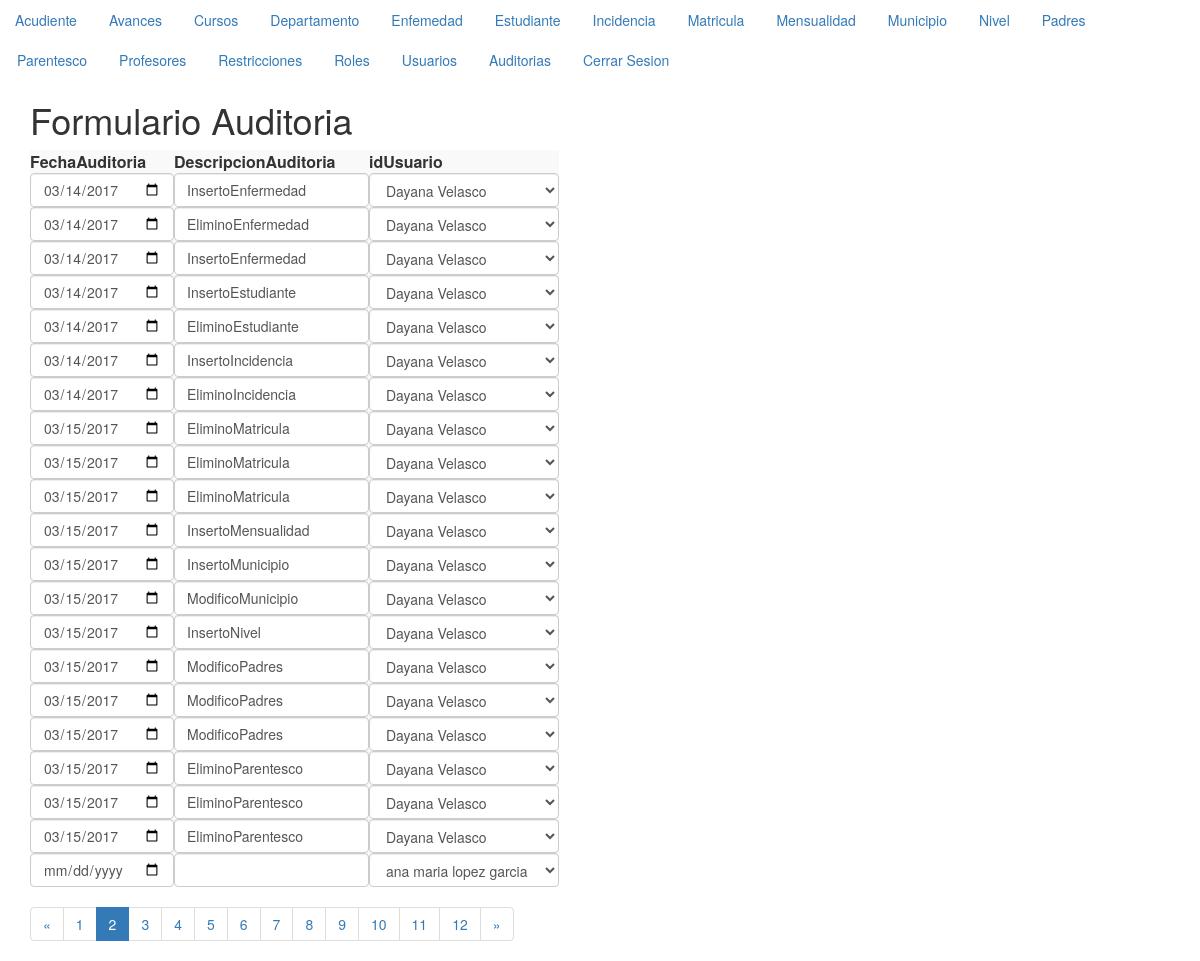
The page /formularioAuditorias.php?pag=2 (signed in) on the database its author committed.
### tables this page shows
CREATE TABLE IF NOT EXISTS `auditoria` (
  `idAuditoria` int(11) NOT NULL,
  `FechaAuditoria` date NOT NULL,
  `DescripcionAuditoria` varchar(80) NOT NULL,
  `idUsuarioAuditoria` int(11) NOT NULL
);

CREATE TABLE IF NOT EXISTS `usuario` (
  `idUsuario` int(11) NOT NULL,
  `nombreUsuario` varchar(50) NOT NULL,
  `correoUsuario` varchar(60) NOT NULL,
  `claveUsuario` varbinary(64) NOT NULL,
  `fechaRegistroUsuario` date NOT NULL,
  `celularUsuario` varchar(11) NOT NULL,
  `idRolesUsuario` tinyint(4) NOT NULL
);

### auditorias.php (called while the page is built, shortened)
<?php
   class Auditoria{
       private $_conexion;
       private $_paginacion = 10;
       function __construct($conexion, $idAuditoria, $FechaAuditoria, $DescripcionAuditoria, $idUsuarioAuditoria){
           $this->_conexion = $conexion;
       }
       function cantidadPaginas(){
           $cantidadBloques=mysqli_query($this->_conexion,
                "SELECT CEIL(COUNT(idAuditoria)/$this->_paginacion) AS cantidad FROM auditoria")
                  or die(mysqli_error($this->_conexion));
           $unRegistro=mysqli_fetch_array($cantidadBloques);
           return $unRegistro['cantidad'];
       }
       function listar($pagina){
           if ($pagina<=0){
               $listado = mysqli_query($this->_conexion,"SELECT * FROM Auditoria ORDER BY idAuditoria") or
               die (mysqli_error($this->_conexion));
           }else{
               $paginacionMax = $pagina * $this->_paginacion;
               $paginacionMin = $paginacionMax - $this->_paginacion;
               $listado = mysqli_query($this->_conexion,"SELECT * FROM Auditoria ORDER BY idAuditoria
               LIMIT $paginacionMin, $paginacionMax") or die(mysqli_error($this->_conexion));
           }
           return $listado;
       }
   }
?>

### usuario.php (called while the page is built, shortened)
<?php
   class Usuario{
       private $_conexion;
       private $_paginacion = 10;
       function __construct($conexion, $idUsuario, $nombreUsuario, $correoUsuario, $claveUsuario, $fechaRegistroUsuario, $celularUsuario, $idRolesUsuario){
           $this->_conexion = $conexion;
       }
       function listar($pagina){
           if ($pagina<=0){
               $listado = mysqli_query($this->_conexion,"SELECT * FROM Usuario ORDER BY idUsuario") or
               die (mysqli_error($this->_conexion));
           }else{
               $paginacionMax = $pagina * $this->_paginacion;
               $paginacionMin = $paginacionMax - $this->_paginacion;
               $listado = mysqli_query($this->_conexion,"SELECT * FROM Usuario ORDER BY idUsuario
               LIMIT $paginacionMin, $paginacionMax") or die(mysqli_error($this->_conexion));
           }
           return $listado;
       }
   }
?>

### formularioAuditorias.php (the view, shortened to what this page needs)
<?php
if(isset($_SESSION['id'])){
?>
<html>
<head>
    <link rel="stylesheet" href="css/bootstrap.min.css">
    </head>
<body>
    <?php
     $pagina = (isset($_GET['pag']))?$_GET['pag']:1;
      include_once("menu.php");
    ?>
    <div class="container">
    <header>
    <h1>Formulario Auditoria</h1>
    </header>
 <table class="table-striped">
    <tbody>
    <tr>
        <th scope="col">FechaAuditoria</th>
        <th scope="col">DescripcionAuditoria</th>
        <th scope="col">idUsuario</th>
    </tr>
<?php
        $objetoConexion = new conexion();
        $conexion = $objetoConexion->conectar();
        include_once("../modelo/usuario.php");
        $objetoUsuario = new usuario($conexion,0,'nombre', 'correo', 'claves', 'fechaRegistro', 'celular', 'idRoles');
        $listaUsuarios = $objetoUsuario->listar(0);
        include_once("../modelo/auditorias.php");
        $objetoAuditoria = new auditoria($conexion,0,'fecha', 'Descripcion', 'idUsuario');
        $listaAuditorias = $objetoAuditoria->listar($pagina);
        while($unRegistro = mysqli_fetch_array($listaAuditorias)){
            echo '<tr><form id="fModificarAuditoria"'.$unRegistro["idAuditoria"].' action="../controlador/controladorAuditorias.php"
            method="post">';
            echo '<td><input class="form-control" type="hidden" name="fIdAuditoria" value="'.$unRegistro['idAuditoria'].'">';
            echo '<input class="form-control" type="date" name="fFechaAuditoria" value="'.$unRegistro['FechaAuditoria'].'"></td>';
            echo '<td><input class="form-control" type="text" name="fDescripcionAuditoria" value="'.$unRegistro['DescripcionAuditoria'].'"></td>';
            echo '<td><select class="form-control" name="fIdUsuarioAuditoria">';
             while($registroUsuario = mysqli_fetch_array($listaUsuarios)){
                echo "<option value='".$registroUsuario['idUsuario']."'";
                if($unRegistro['idUsuarioAuditoria']==$registroUsuario['idUsuario']){
                  echo " selected ";
                  }
                   echo ">{$registroUsuario['nombreUsuario']}</option>";
               }
            mysqli_data_seek($listaUsuarios,0);
             echo '</select></td>';
            echo '</form></tr>';
        }
        ?>
         <tr><form id="fIngresarAuditoria" action="../controlador/ControladorAuditorias.php" method="post">
             <td><input class="form-control" type="hidden" name="fIdAuditoria" value="0">
             <input class="form-control" type="date" name="fFechaAuditoria"></td>
             <td><input class="form-control" type="text" name="fDescripcionAuditoria"></td>
             <td><select class="form-control" name="fIdUsuarioAuditoria">
                 <?php
                 while($registroUsuario = mysqli_fetch_array($listaUsuarios)){
                     echo '<option  value="'.$registroUsuario['idUsuario'].'">' .$registroUsuario['nombreUsuario'].'</option>';
                 }
                 ?>
                 </select></td>
         </form></tr>
        </tbody>
    </table>
         <nav><ul class="pagination">
<?php
    $cantPaginas=$objetoAuditoria->cantidadPaginas();
    if($cantPaginas>1){
        if ($pagina>1){
            echo '<li><a href="formularioAuditorias.php?pag='.($pagina-1).'" aria-label="Anterior"><span aria-hidden="true">&laquo;</span></a></li>';
        }
        for($i=1;$i<=$cantPaginas;$i++){
            if($i==$pagina){
              echo '<li class="active"><a href="#">'.$i.'</a></li>';
            }else{
                echo '<li><a href="formularioAuditorias.php?pag='.$i.'">'.$i.'</a></li>';
            }
        }
        if($pagina<$cantPaginas){
            echo '<li><a href="formularioAuditorias.php?pag='.($pagina+1).'" aria-label="Siguiente"><span aria-hidden="true">&raquo;</span></a></li>';
        }
    }
?>
	</ul>
</nav>
        </div>
    </body>
</html>
<?php
}else{
    header("location:../index.php");
}
?>

### rows shown on the page
auditoria: fFechaAuditoria "03/14/2017", fDescripcionAuditoria "InsertoEnfermedad", fIdUsuarioAuditoria "Dayana Velasco"
auditoria: fFechaAuditoria "03/14/2017", fDescripcionAuditoria "EliminoEnfermedad", fIdUsuarioAuditoria "Dayana Velasco"
auditoria: fFechaAuditoria "03/14/2017", fDescripcionAuditoria "InsertoEnfermedad", fIdUsuarioAuditoria "Dayana Velasco"
auditoria: fFechaAuditoria "03/14/2017", fDescripcionAuditoria "InsertoEstudiante", fIdUsuarioAuditoria "Dayana Velasco"
auditoria: fFechaAuditoria "03/14/2017", fDescripcionAuditoria "EliminoEstudiante", fIdUsuarioAuditoria "Dayana Velasco"
auditoria: fFechaAuditoria "03/14/2017", fDescripcionAuditoria "InsertoIncidencia", fIdUsuarioAuditoria "Dayana Velasco"
auditoria: fFechaAuditoria "03/14/2017", fDescripcionAuditoria "EliminoIncidencia", fIdUsuarioAuditoria "Dayana Velasco"
auditoria: fFechaAuditoria "03/15/2017", fDescripcionAuditoria "EliminoMatricula", fIdUsuarioAuditoria "Dayana Velasco"
auditoria: fFechaAuditoria "03/15/2017", fDescripcionAuditoria "EliminoMatricula", fIdUsuarioAuditoria "Dayana Velasco"
auditoria: fFechaAuditoria "03/15/2017", fDescripcionAuditoria "EliminoMatricula", fIdUsuarioAuditoria "Dayana Velasco"
auditoria: fFechaAuditoria "03/15/2017", fDescripcionAuditoria "InsertoMensualidad", fIdUsuarioAuditoria "Dayana Velasco"
auditoria: fFechaAuditoria "03/15/2017", fDescripcionAuditoria "InsertoMunicipio", fIdUsuarioAuditoria "Dayana Velasco"
auditoria: fFechaAuditoria "03/15/2017", fDescripcionAuditoria "ModificoMunicipio", fIdUsuarioAuditoria "Dayana Velasco"
auditoria: fFechaAuditoria "03/15/2017", fDescripcionAuditoria "InsertoNivel", fIdUsuarioAuditoria "Dayana Velasco"
auditoria: fFechaAuditoria "03/15/2017", fDescripcionAuditoria "ModificoPadres", fIdUsuarioAuditoria "Dayana Velasco"
auditoria: fFechaAuditoria "03/15/2017", fDescripcionAuditoria "ModificoPadres", fIdUsuarioAuditoria "Dayana Velasco"
auditoria: fFechaAuditoria "03/15/2017", fDescripcionAuditoria "ModificoPadres", fIdUsuarioAuditoria "Dayana Velasco"
auditoria: fFechaAuditoria "03/15/2017", fDescripcionAuditoria "EliminoParentesco", fIdUsuarioAuditoria "Dayana Velasco"
auditoria: fFechaAuditoria "03/15/2017", fDescripcionAuditoria "EliminoParentesco", fIdUsuarioAuditoria "Dayana Velasco"
auditoria: fFechaAuditoria "03/15/2017", fDescripcionAuditoria "EliminoParentesco", fIdUsuarioAuditoria "Dayana Velasco"

### other values the page prints
form field fIdUsuarioAuditoria "ana maria lopez garcia"
